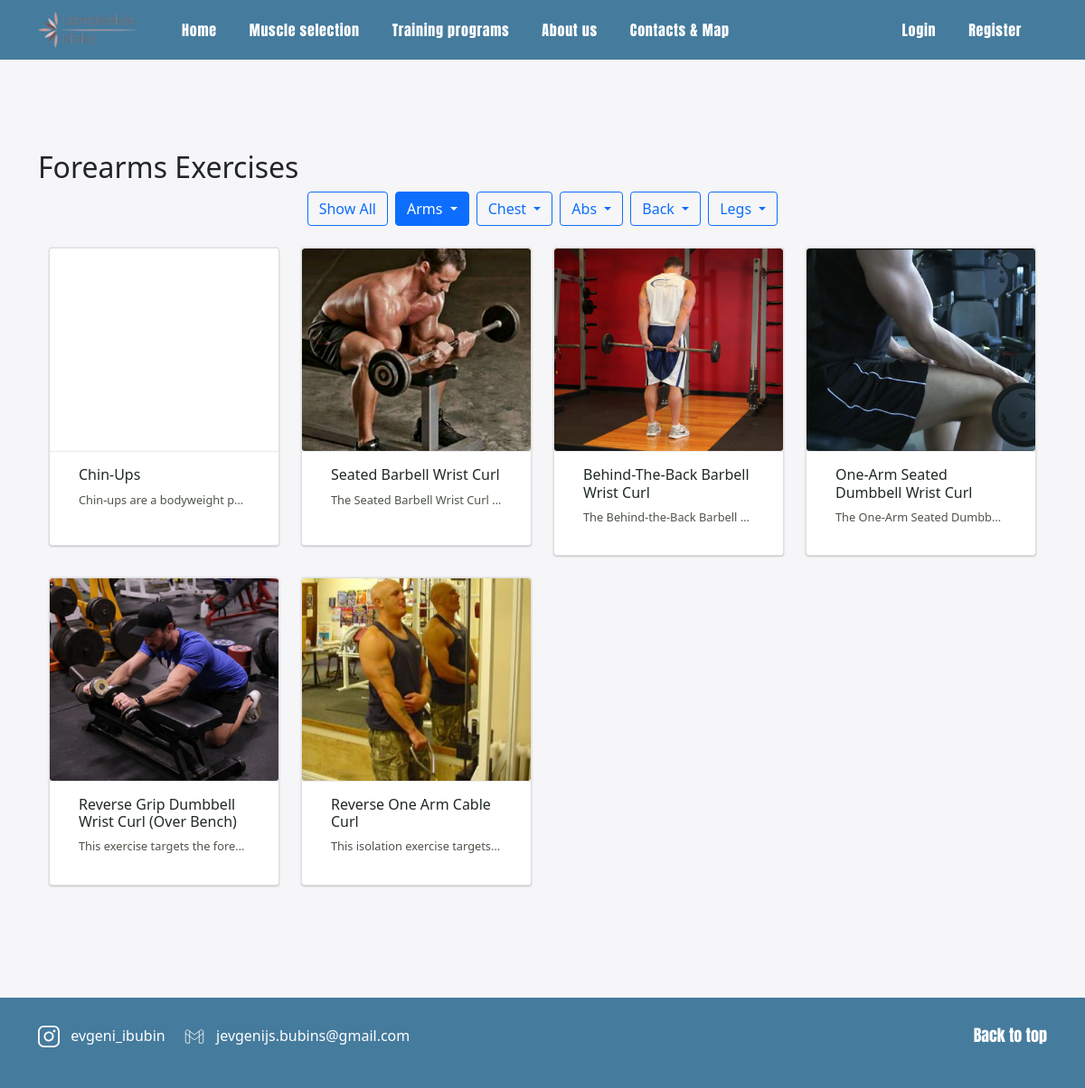
/exercises_page.php?muscle=Forearms, run on the app's committed database.
### tables this page shows
CREATE TABLE `exercises` (
  `id` int(11) NOT NULL,
  `name` varchar(100) NOT NULL,
  `description` text DEFAULT NULL,
  `video_url` varchar(255) DEFAULT NULL,
  `category` varchar(50) DEFAULT NULL,
  `muscle_group` varchar(100) DEFAULT NULL,
  `equipment` varchar(100) DEFAULT NULL,
  `difficulty` tinyint(4) DEFAULT NULL,
  `created_at` timestamp NULL DEFAULT current_timestamp(),
  `image` varchar(255) DEFAULT NULL,
  `instruction` text DEFAULT NULL
);

### exercises_page.php (the view, shortened to what this page needs)
<?php
include 'includes/avatar_loader.php';
$muscleGroups = [
  "Arms" => ["Biceps", "Triceps", "Shoulders", "Forearms"],
  "Chest" => ["Chest Muscles"],
  "Abs" => ["Abdominal Muscles"],
  "Back" => ["Lats", "Middle/Lower Trapezius", "Teres major", "Lower Back", "Upper Trapezius"],
  "Legs" => ["Quadriceps", "Hamstrings", "Adductors", "Calves", "Glutes"]
];
$muscle = $_GET['muscle'] ?? null;
$category = $_GET['category'] ?? null;
if ($muscle) {
    $stmt = $conn->prepare("SELECT * FROM exercises WHERE FIND_IN_SET(?, muscle_group)");
    $stmt->bind_param("s", $muscle);
} else {
    $stmt = $conn->prepare("SELECT * FROM exercises");
}
if ($muscle) {
    foreach ($muscleGroups as $category => $muscles) {
        if (in_array($muscle, $muscles)) {
            break;
        }
    }
}
$currentMuscle = $_GET['muscle'] ?? null;
$currentCategory = $_GET['category'] ?? null;
if (!$currentCategory && $currentMuscle) {
    foreach ($muscleGroups as $category => $muscles) {
        if (in_array($currentMuscle, $muscles)) {
            $currentCategory = $category;
            break;
        }
    }
}
$stmt->execute();
$result = $stmt->get_result();
?>
<!DOCTYPE html>
<html lang="en">
<head>
  <link href="https://cdn.jsdelivr.net/npm/bootstrap@5.0.2/dist/css/bootstrap.min.css" rel="stylesheet">
  <link rel="stylesheet" href="https://cdn.jsdelivr.net/npm/swiper@11/swiper-bundle.min.css" />
  <link rel="stylesheet" type="text/css" href="style.css">
</head>
<body>
<?php include 'includes/header.php'; ?>
<main>
<div class="container">
  <div class="row justify-content-center">
    <?php if ($muscle): ?>
    <h2><?= htmlspecialchars($muscle) ?> Exercises</h2>
  <?php elseif ($category): ?>
    <h2><?= htmlspecialchars($category) ?> Exercises</h2>
  <?php else: ?>
    <h2>All Exercises</h2>
  <?php endif; ?>
    <div class="d-flex flex-wrap gap-2 justify-content-center mb-4">
      <a href="exercises_page.php" class="btn btn-outline-primary <?= (!$currentMuscle && !$currentCategory) ? 'active' : '' ?>">Show All</a>
      <?php foreach ($muscleGroups as $category => $muscles): ?>
        <div class="dropdown">
          <button class="btn btn-outline-primary dropdown-toggle <?= ($currentCategory === $category || in_array($currentMuscle, $muscles)) ? 'active' : '' ?>" type="button" data-bs-toggle="dropdown">
            <?= htmlspecialchars($category) ?>
          </button>
        </div>
      <?php endforeach; ?>
    </div>
    <div class="row">
      <?php while ($row = $result->fetch_assoc()): ?>
        <div class="col-lg-3 col-md-6 mb-4">
          <div class="card hover">
            <div class="card-img" style="background-image:url('<?= htmlspecialchars($row['image']) ?>');">
            </div>
            <div class="card-content">
              <a href="exercise_view.php?id=<?= $row['id'] ?>">
                <h2><?= htmlspecialchars($row['name']) ?></h2>
                <p><?= htmlspecialchars(mb_strimwidth($row['description'], 0, 60, "...")) ?></p>
              </a>
            </div>
          </div>
        </div>
      <?php endwhile; ?>
    </div>
  </div>
</div>
</main>
  <footer class="footer text-white text-center text-lg-start">
    <div class="container">
      <div class="row align-items-center" style="height: 100px;">
        <div class="col-lg-8 col-md-12">
          <div class="insta d-inline-flex align-items-center me-3">
            <a href="https://www.instagram.com/evgeni_ibubin" target="_blank" class="text-white">
              <img src="images/instagram_icon.svg" alt="Иконка Instagram" class="me-2">
              <p>evgeni_ibubin</p>
            </a>
          </div>
          <div class="google d-inline-flex align-items-center">
            <a href="#" class="text-white">
              <img src="images/gmail_icon.svg" alt="Иконка Gmail" class="me-2">
              <p>jevgenijs.bubins@gmail.com</p>
            </a>
          </div>
        </div>
        <div class="col-lg-4 col-md-12 d-flex justify-content-end">
          <div class="back-to-top">
            <a href="#" id="back-to-topid" class="text-white">
              <p>Back to top</p>
            </a>
          </div>
        </div>
      </div>
    </div>
  </footer>
</body>
</html>

### style.css (style rules this page uses)
html, body { position: relative; margin: 0; padding: 0; min-height: 100vh; display: flex; flex-direction: column; justify-content: space-between; background-color: #F6F6F8; }
main { position: relative; min-height: calc(100% - 100px); flex: 1 0 auto; }
.footer { background-color: #457B9D; color: #fff; }
.insta img, .google img { width: 24px; height: 24px; margin-right: 10px; }
.insta a, .google a, .back-to-top a { text-decoration: none; color: #FFF; }
.insta p, .google p, .back-to-top p { transition: background-color 0.3s ease; display: inline-block; }
.back-to-top { font-family: Anton; font-size: 18px; }

### exercises_page.php (style rules this page uses)
.row.justify-content-center { margin-top: 100px; margin-bottom: 100px; }
.card { border-radius: 4px; box-shadow: 0 -1px 1px 0 rgba(0, 0, 0, .05), 0 1px 2px 0 rgba(0, 0, 0, .2); transition: all .2s ease; background: #fff; position: relative; overflow: hidden; }
.card-img { position: relative; height: 224px; width: 100%; background-color: #fff; transition: opacity .2s ease; background-position: center center; background-repeat: no-repeat; background-size: cover; }
.card-content { width: 100%; min-height: 104px; background-color: #fff; border-top: 1px solid #E9E9EB; border-bottom-right-radius: 4px; border-bottom-left-radius: 4px; padding: 1rem 2rem; transition: all .2s ease; }
.card-content a { text-decoration: none; color: #202927; }
.card-content h2, .card-content a h2 { font-size: 1rem; font-weight: 500; }
.card-content p, .card-content a p { font-size: .8rem; font-weight: 400; white-space: nowrap; overflow: hidden; text-overflow: ellipsis; color: rgba(32, 41, 28, .8); }

### data on the page
exercises: name "Chin-Ups", description "Chin-ups are a bodyweight p…"
exercises: image (picture), name "Seated Barbell Wrist Curl", description "The Seated Barbell Wrist Curl…"
exercises: image (picture), name "Behind-The-Back Barbell Wrist Curl", description "The Behind-the-Back Barbell…"
exercises: image (picture), name "One-Arm Seated Dumbbell Wrist Curl", description "The One-Arm Seated Dumbb…"
exercises: image (picture), name "Reverse Grip Dumbbell Wrist Curl (Over Bench)", description "This exercise targets the fore…"
exercises: image (picture), name "Reverse One Arm Cable Curl", description "This isolation exercise targets…"

### other printed values
$muscle "Forearms"
$category "Arms"
$category "Chest"
$category "Abs"
$category "Back"
$category "Legs"
